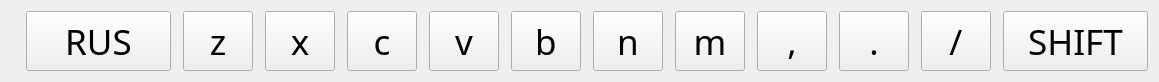
  <widget class="QWidget" name="layoutWidget">
   <property name="geometry">
    <rect>
     <x>10</x>
     <y>230</y>
     <width>1159</width>
     <height>62</height>
    </rect>
   </property>
   <property name="font">
    <font>
     <family>PT Sans</family>
     <pointsize>24</pointsize>
    </font>
   </property>
   <layout class="QHBoxLayout" name="hlRow3">
    <property name="spacing">
     <number>12</number>
    </property>
    <item>
     <spacer name="horizontalSpacer_2">
      <property name="orientation">
       <enum>Qt::Horizontal</enum>
      </property>
      <property name="sizeHint" stdset="0">
       <size>
        <width>40</width>
        <height>20</height>
       </size>
      </property>
     </spacer>
    </item>
    <item>
     <widget class="QToolButton" name="KEY_LANG">
      <property name="sizePolicy">
       <sizepolicy hsizetype="MinimumExpanding" vsizetype="MinimumExpanding">
        <horstretch>0</horstretch>
        <verstretch>0</verstretch>
       </sizepolicy>
      </property>
      <property name="minimumSize">
       <size>
        <width>145</width>
        <height>60</height>
       </size>
      </property>
      <property name="maximumSize">
       <size>
        <width>145</width>
        <height>60</height>
       </size>
      </property>
      <property name="font">
       <font>
        <family>PT Sans</family>
        <pointsize>26</pointsize>
       </font>
      </property>
      <property name="focusPolicy">
       <enum>Qt::NoFocus</enum>
      </property>
      <property name="text">
       <string>RUS</string>
      </property>
     </widget>
    </item>
    <item>
     <widget class="QToolButton" name="KEY_Z">
      <property name="sizePolicy">
       <sizepolicy hsizetype="MinimumExpanding" vsizetype="MinimumExpanding">
        <horstretch>0</horstretch>
        <verstretch>0</verstretch>
       </sizepolicy>
      </property>
      <property name="minimumSize">
       <size>
        <width>70</width>
        <height>60</height>
       </size>
      </property>
      <property name="maximumSize">
       <size>
        <width>70</width>
        <height>60</height>
       </size>
      </property>
      <property name="font">
       <font>
        <family>PT Sans</family>
        <pointsize>26</pointsize>
       </font>
      </property>
      <property name="focusPolicy">
       <enum>Qt::NoFocus</enum>
      </property>
      <property name="text">
       <string>z</string>
      </property>
     </widget>
    </item>
    <item>
     <widget class="QToolButton" name="KEY_X">
      <property name="sizePolicy">
       <sizepolicy hsizetype="MinimumExpanding" vsizetype="MinimumExpanding">
        <horstretch>0</horstretch>
        <verstretch>0</verstretch>
       </sizepolicy>
      </property>
      <property name="minimumSize">
       <size>
        <width>70</width>
        <height>60</height>
       </size>
      </property>
      <property name="maximumSize">
       <size>
        <width>70</width>
        <height>60</height>
       </size>
      </property>
      <property name="font">
       <font>
        <family>PT Sans</family>
        <pointsize>26</pointsize>
       </font>
      </property>
      <property name="focusPolicy">
       <enum>Qt::NoFocus</enum>
      </property>
      <property name="text">
       <string>x</string>
      </property>
     </widget>
    </item>
    <item>
     <widget class="QToolButton" name="KEY_C">
      <property name="sizePolicy">
       <sizepolicy hsizetype="MinimumExpanding" vsizetype="MinimumExpanding">
        <horstretch>0</horstretch>
        <verstretch>0</verstretch>
       </sizepolicy>
      </property>
      <property name="minimumSize">
       <size>
        <width>70</width>
        <height>60</height>
       </size>
      </property>
      <property name="maximumSize">
       <size>
        <width>70</width>
        <height>60</height>
       </size>
      </property>
      <property name="font">
       <font>
        <family>PT Sans</family>
        <pointsize>26</pointsize>
       </font>
      </property>
      <property name="focusPolicy">
       <enum>Qt::NoFocus</enum>
      </property>
      <property name="text">
       <string>c</string>
      </property>
     </widget>
    </item>
    <item>
     <widget class="QToolButton" name="KEY_V">
      <property name="sizePolicy">
       <sizepolicy hsizetype="MinimumExpanding" vsizetype="MinimumExpanding">
        <horstretch>0</horstretch>
        <verstretch>0</verstretch>
       </sizepolicy>
      </property>
      <property name="minimumSize">
       <size>
        <width>70</width>
        <height>60</height>
       </size>
      </property>
      <property name="maximumSize">
       <size>
        <width>70</width>
        <height>60</height>
       </size>
      </property>
      <property name="font">
       <font>
        <family>PT Sans</family>
        <pointsize>26</pointsize>
       </font>
      </property>
      <property name="focusPolicy">
       <enum>Qt::NoFocus</enum>
      </property>
      <property name="text">
       <string>v</string>
      </property>
     </widget>
    </item>
    <item>
     <widget class="QToolButton" name="KEY_B">
      <property name="sizePolicy">
       <sizepolicy hsizetype="MinimumExpanding" vsizetype="MinimumExpanding">
        <horstretch>0</horstretch>
        <verstretch>0</verstretch>
       </sizepolicy>
      </property>
      <property name="minimumSize">
       <size>
        <width>70</width>
        <height>60</height>
       </size>
      </property>
      <property name="maximumSize">
       <size>
        <width>70</width>
        <height>60</height>
       </size>
      </property>
      <property name="font">
       <font>
        <family>PT Sans</family>
        <pointsize>26</pointsize>
       </font>
      </property>
      <property name="focusPolicy">
       <enum>Qt::NoFocus</enum>
      </property>
      <property name="text">
       <string>b</string>
      </property>
     </widget>
    </item>
    <item>
     <widget class="QToolButton" name="KEY_N">
      <property name="sizePolicy">
       <sizepolicy hsizetype="MinimumExpanding" vsizetype="MinimumExpanding">
        <horstretch>0</horstretch>
        <verstretch>0</verstretch>
       </sizepolicy>
      </property>
      <property name="minimumSize">
       <size>
        <width>70</width>
        <height>60</height>
       </size>
      </property>
      <property name="maximumSize">
       <size>
        <width>70</width>
        <height>60</height>
       </size>
      </property>
      <property name="font">
       <font>
        <family>PT Sans</family>
        <pointsize>26</pointsize>
       </font>
      </property>
      <property name="focusPolicy">
       <enum>Qt::NoFocus</enum>
      </property>
      <property name="text">
       <string>n</string>
      </property>
     </widget>
    </item>
    <item>
     <widget class="QToolButton" name="KEY_M">
      <property name="sizePolicy">
       <sizepolicy hsizetype="MinimumExpanding" vsizetype="MinimumExpanding">
        <horstretch>0</horstretch>
        <verstretch>0</verstretch>
       </sizepolicy>
      </property>
      <property name="minimumSize">
       <size>
        <width>70</width>
        <height>60</height>
       </size>
      </property>
      <property name="maximumSize">
       <size>
        <width>70</width>
        <height>60</height>
       </size>
      </property>
      <property name="font">
       <font>
        <family>PT Sans</family>
        <pointsize>26</pointsize>
       </font>
      </property>
      <property name="focusPolicy">
       <enum>Qt::NoFocus</enum>
      </property>
      <property name="text">
       <string>m</string>
      </property>
     </widget>
    </item>
    <item>
     <widget class="QToolButton" name="KEY_COMMA">
      <property name="sizePolicy">
       <sizepolicy hsizetype="MinimumExpanding" vsizetype="MinimumExpanding">
        <horstretch>0</horstretch>
        <verstretch>0</verstretch>
       </sizepolicy>
      </property>
      <property name="minimumSize">
       <size>
        <width>70</width>
        <height>60</height>
       </size>
      </property>
      <property name="maximumSize">
       <size>
        <width>70</width>
        <height>60</height>
       </size>
      </property>
      <property name="font">
       <font>
        <family>PT Sans</family>
        <pointsize>26</pointsize>
       </font>
      </property>
      <property name="focusPolicy">
       <enum>Qt::NoFocus</enum>
      </property>
      <property name="text">
       <string>,</string>
      </property>
     </widget>
    </item>
    <item>
     <widget class="QToolButton" name="KEY_PERIOD">
      <property name="sizePolicy">
       <sizepolicy hsizetype="MinimumExpanding" vsizetype="MinimumExpanding">
        <horstretch>0</horstretch>
        <verstretch>0</verstretch>
       </sizepolicy>
      </property>
      <property name="minimumSize">
       <size>
        <width>70</width>
        <height>60</height>
       </size>
      </property>
      <property name="maximumSize">
       <size>
        <width>70</width>
        <height>60</height>
       </size>
      </property>
      <property name="font">
       <font>
        <family>PT Sans</family>
        <pointsize>26</pointsize>
       </font>
      </property>
      <property name="focusPolicy">
       <enum>Qt::NoFocus</enum>
      </property>
      <property name="text">
       <string>.</string>
      </property>
     </widget>
    </item>
    <item>
     <widget class="QToolButton" name="KEY_SLASH">
      <property name="sizePolicy">
       <sizepolicy hsizetype="MinimumExpanding" vsizetype="MinimumExpanding">
        <horstretch>0</horstretch>
        <verstretch>0</verstretch>
       </sizepolicy>
      </property>
      <property name="minimumSize">
       <size>
        <width>70</width>
        <height>60</height>
       </size>
      </property>
      <property name="maximumSize">
       <size>
        <width>70</width>
        <height>60</height>
       </size>
      </property>
      <property name="font">
       <font>
        <family>PT Sans</family>
        <pointsize>26</pointsize>
       </font>
      </property>
      <property name="focusPolicy">
       <enum>Qt::NoFocus</enum>
      </property>
      <property name="text">
       <string>/</string>
      </property>
     </widget>
    </item>
    <item>
     <widget class="QToolButton" name="KEY_SHIFT">
      <property name="sizePolicy">
       <sizepolicy hsizetype="MinimumExpanding" vsizetype="MinimumExpanding">
        <horstretch>0</horstretch>
        <verstretch>0</verstretch>
       </sizepolicy>
      </property>
      <property name="minimumSize">
       <size>
        <width>145</width>
        <height>60</height>
       </size>
      </property>
      <property name="maximumSize">
       <size>
        <width>145</width>
        <height>60</height>
       </size>
      </property>
      <property name="font">
       <font>
        <family>PT Sans</family>
        <pointsize>26</pointsize>
       </font>
      </property>
      <property name="focusPolicy">
       <enum>Qt::NoFocus</enum>
      </property>
      <property name="text">
       <string>SHIFT</string>
      </property>
      <property name="icon">
       <iconset resource="../GUI/Resources/Resources.qrc">
        <normaloff>:/Images/shift_b.png</normaloff>:/Images/shift_b.png</iconset>
      </property>
      <property name="iconSize">
       <size>
        <width>32</width>
        <height>32</height>
       </size>
      </property>
      <property name="checkable">
       <bool>true</bool>
      </property>
      <property name="checked">
       <bool>false</bool>
      </property>
     </widget>
    </item>
   </layout>
  </widget>
